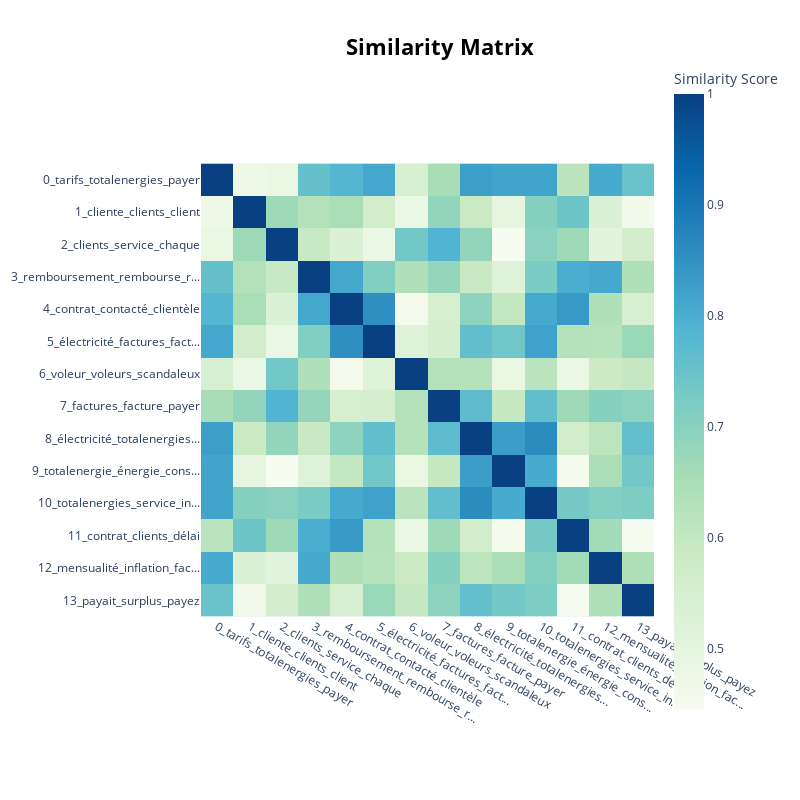

Notebook cell for this chart:
### Markdown cell above
Heatmap can also be used to analyze the similarities between topics. The similarity score ranges from 0 to 1. A value close to 1 represents a higher similarity between the two topics, which is represented by darker blue color.

### Code cell
topic_model.visualize_heatmap(top_n_topics=15)

### Figure 1 — Plotly figure (JSON) as saved in the notebook; plotly's stock layout.template omitted (floating-point values rounded to 4 significant figures; data arrays with more than 128 entries replaced by an {"elided": "..."} marker saying what was removed)
{"data": [{"coloraxis": "coloraxis", "hovertemplate": "x: %{x}<br>y: %{y}<br>Similarity Score: %{z}<extra></extra>", "name": "0", "type": "heatmap", "x": ["0_tarifs_totalenergies_payer", "1_cliente_clients_client", "2_clients_service_chaque", "3_remboursement_rembourse_r...", "4_contrat_contacté_clientèle", "5_électricité_factures_fact...", "6_voleur_voleurs_scandaleux", "7_factures_facture_payer", "8_électricité_totalenergies...", "9_totalenergie_énergie_cons...", "10_totalenergies_service_in...", "11_contrat_clients_délai", "12_mensualité_inflation_fac...", "13_payait_surplus_payez"], "xaxis": "x", "y": ["0_tarifs_totalenergies_payer", "1_cliente_clients_client", "2_clients_service_chaque", "3_remboursement_rembourse_r...", "4_contrat_contacté_clientèle", "5_électricité_factures_fact...", "6_voleur_voleurs_scandaleux", "7_factures_facture_payer", "8_électricité_totalenergies...", "9_totalenergie_énergie_cons...", "10_totalenergies_service_in...", "11_contrat_clients_délai", "12_mensualité_inflation_fac...", "13_payait_surplus_payez"], "yaxis": "y", "z": {"elided": "14x14 float values"}}], "layout": {"coloraxis": {"colorbar": {"title": {"text": "Similarity Score"}}, "colorscale": [[0, "rgb(247,252,240)"], [0.125, "rgb(224,243,219)"], [0.25, "rgb(204,235,197)"], [0.375, "rgb(168,221,181)"], [0.5, "rgb(123,204,196)"], [0.625, "rgb(78,179,211)"], [0.75, "rgb(43,140,190)"], [0.875, "rgb(8,104,172)"], [1, "rgb(8,64,129)"]]}, "height": 800, "hoverlabel": {"bgcolor": "white", "font": {"family": "Rockwell", "size": 16}}, "legend": {"title": {"text": "Trend"}}, "margin": {"t": 60}, "showlegend": true, "title": {"font": {"color": "Black", "size": 22}, "text": "<b>Similarity Matrix</b>", "x": 0.55, "xanchor": "center", "y": 0.95, "yanchor": "top"}, "width": 800, "xaxis": {"anchor": "y", "constrain": "domain", "domain": [0, 1], "scaleanchor": "y"}, "yaxis": {"anchor": "x", "autorange": "reversed", "constrain": "domain", "domain": [0, 1]}}}
